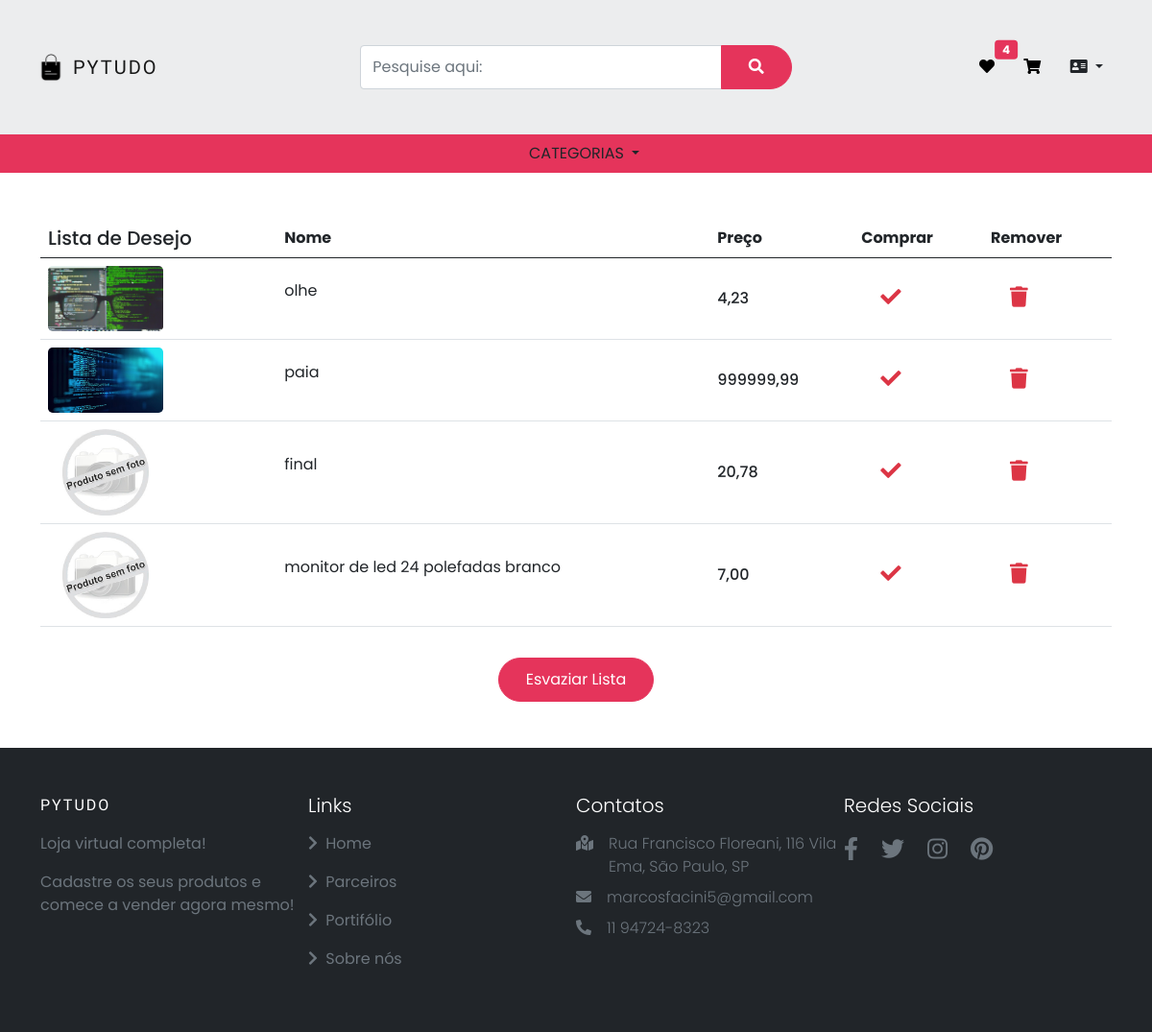
The app's page /vendas/ver_lista_desejo/ (signed in) with its own data.
### produtos/models.py (models this page shows, shortened)
class Produtos(models.Model):
    nome = models.CharField(max_length=50)
    descricao = models.TextField()
    preco_de_custo = models.DecimalField(max_digits=8, decimal_places=2)
    preco = models.DecimalField(max_digits=8, decimal_places=2)
    categoria = models.ForeignKey(Categoria, blank=True, null=True, on_delete=models.SET_NULL)
    marca = models.CharField(max_length=50, blank=True, null=True)
    cor = models.CharField(max_length=30, blank=True, null=True)
    quantidade = models.IntegerField()
    data_cadastro = models.DateTimeField(auto_now_add=True)
    data_atualizacao = models.DateTimeField(auto_now=True, null=True)
    imagem_principal = models.ImageField(upload_to ='produtos/', blank=True, null=True)
    especificacao = RichTextUploadingField(blank=True, null=True)

### vendas/views.py (the view)
# urls.py: path('ver_lista_desejo/', views.ver_lista_desejo, name='ver_lista_desejo'),
def ver_lista_desejo(request):
    lista = ListaDesejo.objects.filter(usuario_id=request.user.id).first()
    num_lista_desejo = 0
    if lista:
        num_lista_desejo = lista.produtos.count()
    return render(request, 'ver_lista_desejo.html', {'lista': lista, 'num_lista_desejo': num_lista_desejo})

### vendas/templates/ver_lista_desejo.html (shortened to what this page needs)
{% extends 'base.html' %}
{% load static %}
{% block 'head' %}
    <link href="{% static 'vendas/css/carrinho.css' %}" rel="stylesheet">
{% endblock %}
{% block 'body' %}
{% if lista.produtos.all %}
<section class="h-100">
  <div class="container h-100 py-5">
    <div class="row d-flex justify-content-center align-items-center h-100">
      <div class="col">
        <div class="table-responsive">
          <table class="table">
            <thead>
              <tr>
                <th scope="col" class="h5">Lista de Desejo</th>
                <th scope="col">Nome</th>
                <th scope="col">Preço</th>
                <th scope="col">Comprar</th>
                <th scope="col">Remover</th>
              </tr>
            </thead>
            <tbody>
              {% for produto in lista.produtos.all %}
              <tr>
                <th scope="row">
                  <div class="d-flex align-items-center">
                      {% if produto.imagem_principal %}
                            <img src="{{produto.imagem_principal.url}}" class="img-fluid rounded-3"
                            style="width: 120px;" alt="Book">
                        {% else %}
                            <img src="{% static 'produtos\img\sem foto.jpg' %}" class="img-fluid rounded-3"
                            style="width: 120px;" alt="Book">
                        {% endif %}
                  </div>
                </th>
                <td class="align-middle">
                  <div class="flex-column">
                      <p>{{ produto.nome }}</p>
                    </div>
                </td>
                <td class="align-middle">
                  <p class="mb-0" style="font-weight: 500;">{{produto.preco}}</p>
                </td>
                <td class="align-middle">
                    <a href="{% url 'adicionar_ao_carrinho' produto.id %}" class="lixeira"><i class="fa fa-check fa-lg"></i></a>
                </td>
                <td class="align-middle">
                  <a href="{% url 'excluir_item_da_lista' produto.id %}" class="lixeira"><i class="fas fa-trash fa-lg"></i></a>
                </td>
              </tr>
              {% endfor %}
            </tbody>
          </table>
      </div>
    </div>
  </div>
  <div class="d-flex justify-content-center">
    <a class="btn mt-3" href="{% url 'esvaziar_lista_desejo' %}" role="button">Esvaziar Lista</a>
  </div>
</section>
{% else %}
  <div class="container d-flex justify-content-center mt-5 mb-5">
    A lista de desejo está vazia.
  </div>
{% endif %}
{% endblock %}

### pytudo/templates/static/base/css/base.css (style rules this page uses)
:root { --lg-font: 'Kaisei Tokumin', serif; --sm-font: 'Poppins', sans-serif; --pink: #e5345b; }
body { font-family: var(--sm-font); background-color: #fff; }
.row { --bs-gutter-x: 0rem; }
.btn:not(.nav-btns button) { background-color: var(--pink); color: #fff; padding: 10px 28px; border-radius: 25px; border-color: var(--pink); }

### pytudo/templates/static/vendas/css/carrinho.css (style rules this page uses)
.lixeira { color: #dc3545; margin-left: 20px; }

### records on screen
Produtos: imagem_principal (picture), nome "olhe", preco "4,23"
Produtos: imagem_principal (picture), nome "paia", preco "999999,99"
Produtos: nome "final", preco "20,78"
Produtos: nome "monitor de led 24 polefadas branco", preco "7,00"

### other values on screen
{{ num_lista_desejo }} "4"
